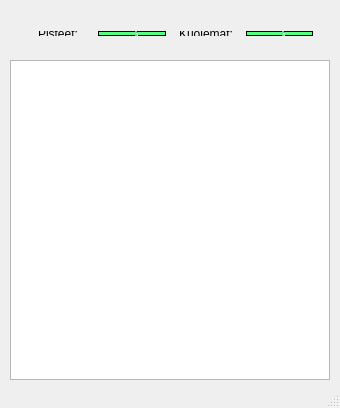
<?xml version="1.0" encoding="UTF-8"?>
<ui version="4.0">
 <class>MainWindow</class>
 <widget class="QMainWindow" name="MainWindow">
  <property name="geometry">
   <rect>
    <x>0</x>
    <y>0</y>
    <width>340</width>
    <height>408</height>
   </rect>
  </property>
  <property name="windowTitle">
   <string>Snake Game!</string>
  </property>
  <property name="styleSheet">
   <string notr="true"/>
  </property>
  <widget class="QWidget" name="centralWidget">
   <widget class="QGraphicsView" name="graphicsView">
    <property name="geometry">
     <rect>
      <x>10</x>
      <y>60</y>
      <width>320</width>
      <height>320</height>
     </rect>
    </property>
    <property name="minimumSize">
     <size>
      <width>300</width>
      <height>300</height>
     </size>
    </property>
    <property name="maximumSize">
     <size>
      <width>400</width>
      <height>400</height>
     </size>
    </property>
   </widget>
   <widget class="QWidget" name="">
    <property name="geometry">
     <rect>
      <x>13</x>
      <y>20</y>
      <width>311</width>
      <height>27</height>
     </rect>
    </property>
    <layout class="QHBoxLayout" name="horizontalLayout_3">
     <item>
      <layout class="QHBoxLayout" name="horizontalLayout_2">
       <item>
        <widget class="QLabel" name="label">
         <property name="styleSheet">
          <string notr="true">
font: 87 8pt &quot;Arial Black&quot;;</string>
         </property>
         <property name="text">
          <string>Pisteet:</string>
         </property>
         <property name="alignment">
          <set>Qt::AlignCenter</set>
         </property>
        </widget>
       </item>
       <item>
        <widget class="QLCDNumber" name="points">
         <property name="styleSheet">
          <string notr="true">background-color: rgb(85, 255, 127);</string>
         </property>
         <property name="frameShape">
          <enum>QFrame::Box</enum>
         </property>
         <property name="frameShadow">
          <enum>QFrame::Plain</enum>
         </property>
         <property name="digitCount">
          <number>5</number>
         </property>
        </widget>
       </item>
      </layout>
     </item>
     <item>
      <layout class="QHBoxLayout" name="horizontalLayout">
       <item>
        <widget class="QLabel" name="label_4">
         <property name="styleSheet">
          <string notr="true">font: 87 8pt &quot;Arial Black&quot;;</string>
         </property>
         <property name="text">
          <string>Kuolemat:</string>
         </property>
         <property name="alignment">
          <set>Qt::AlignCenter</set>
         </property>
        </widget>
       </item>
       <item>
        <widget class="QLCDNumber" name="deaths">
         <property name="styleSheet">
          <string notr="true">background-color: rgb(85, 255, 127);</string>
         </property>
         <property name="frameShape">
          <enum>QFrame::Box</enum>
         </property>
         <property name="frameShadow">
          <enum>QFrame::Plain</enum>
         </property>
         <property name="digitCount">
          <number>5</number>
         </property>
        </widget>
       </item>
      </layout>
     </item>
    </layout>
   </widget>
  </widget>
  <widget class="QStatusBar" name="statusBar"/>
 </widget>
 <layoutdefault spacing="6" margin="11"/>
 <resources/>
 <connections/>
</ui>
